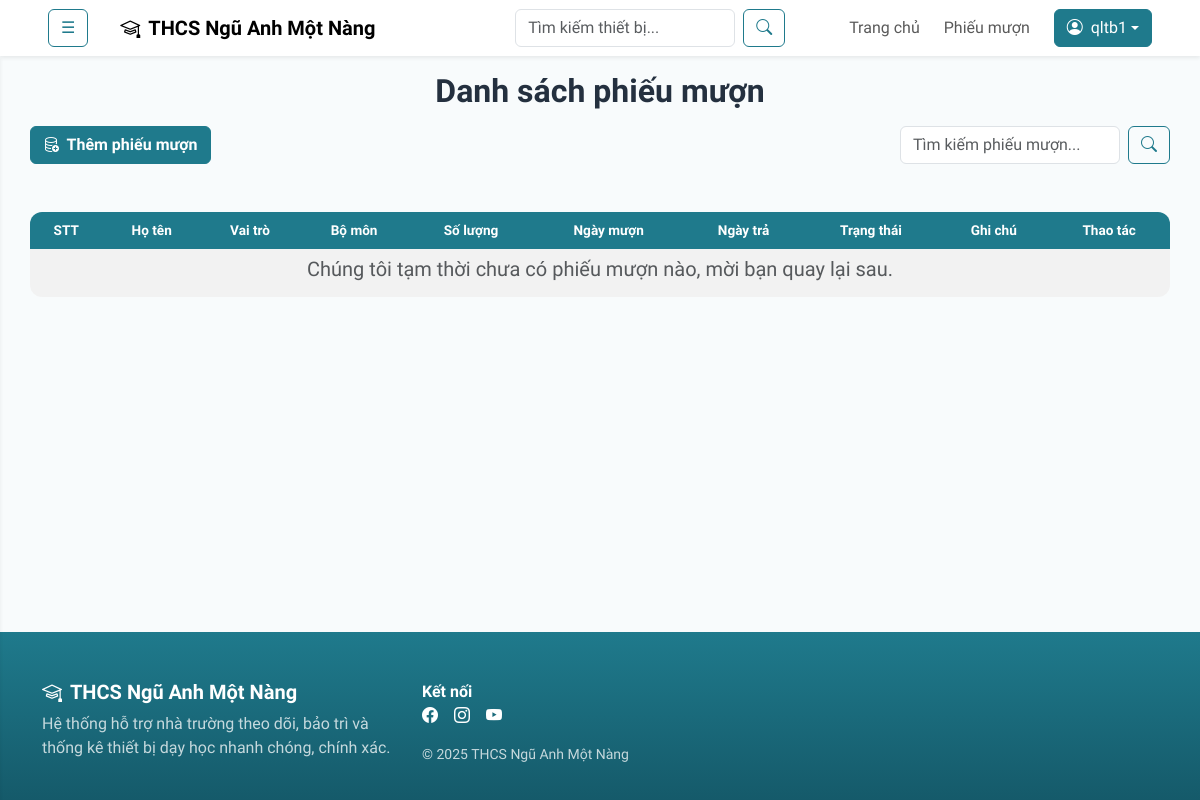
The page /index.php?page=dsphieumuon (signed in) on the database as committed earlier.
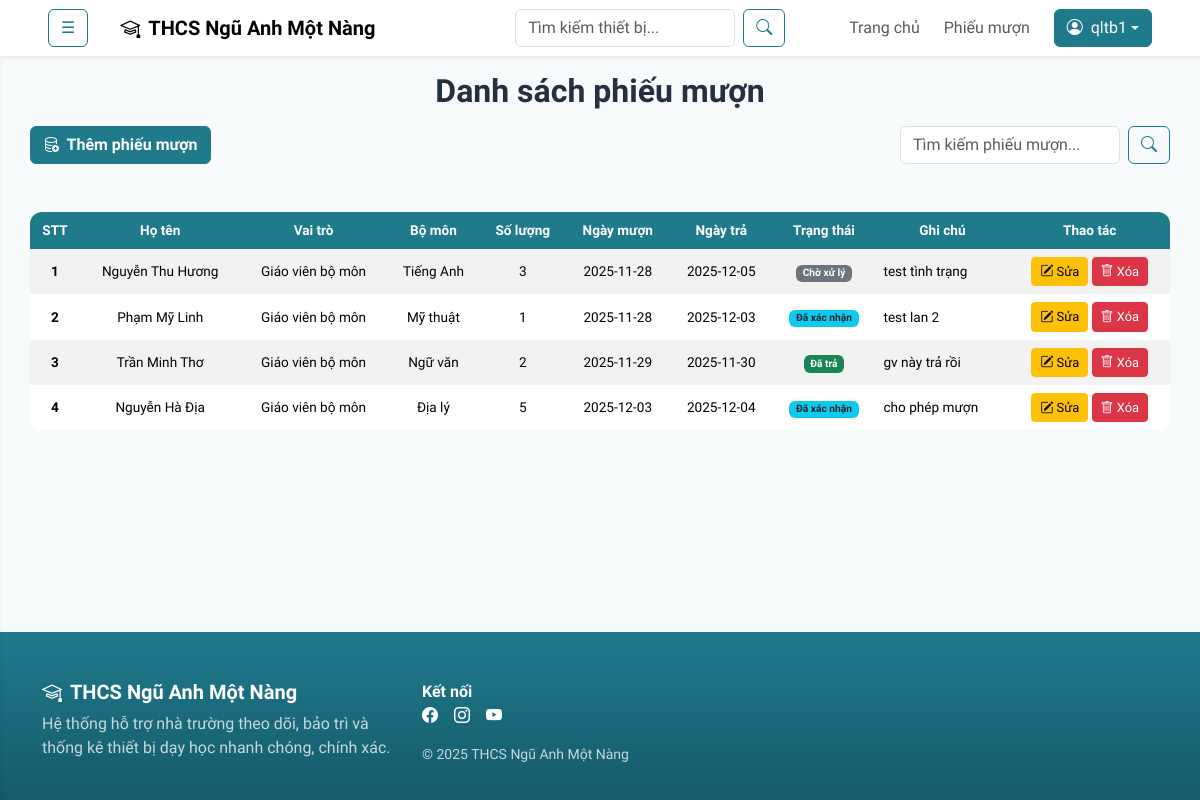
The same page on the database as committed later.
### tables this page shows
CREATE TABLE `phieumuon` (
  `maPhieuMuon` int(11) NOT NULL,
  `maNguoiDung` int(11) NOT NULL,
  `ngayMuon` date NOT NULL,
  `ngayTra` date NOT NULL,
  `trangThai` varchar(50) NOT NULL DEFAULT 'Chờ xử lý',
  `ghiChu` text DEFAULT NULL
);

CREATE TABLE `nguoidung` (
  `maNguoiDung` int(11) NOT NULL,
  `tenDangNhap` varchar(255) NOT NULL,
  `matKhau` varchar(255) NOT NULL,
  `hoTen` varchar(255) DEFAULT NULL,
  `email` varchar(255) DEFAULT NULL,
  `soDienThoai` varchar(255) DEFAULT NULL,
  `maBoMon` int(11) DEFAULT NULL,
  `maVaiTro` int(11) DEFAULT NULL
);

CREATE TABLE `vaitro` (
  `maVaiTro` int(11) NOT NULL,
  `tenVaiTro` varchar(255) DEFAULT NULL,
  `moTa` text DEFAULT NULL
);

CREATE TABLE `bomon` (
  `maBoMon` int(11) NOT NULL,
  `tenBoMon` varchar(100) NOT NULL,
  `moTa` text DEFAULT NULL
);

### App/Models/mPhieuMuon.php (called while the page is built, shortened)
<?php
class modelPhieuMuon {
    public function selectAllPhieuMuon() {
        $p = new clsKetNoi();
        $truyvan = "SELECT pm.*, nd.hoTen, vt.tenVaiTro, bm.tenBoMon, COUNT(ct.maChiTietPM) AS soLuongMuon
                    FROM phieumuon pm
                    LEFT JOIN nguoidung nd ON pm.maNguoiDung = nd.maNguoiDung
                    LEFT JOIN vaitro vt ON nd.maVaiTro = vt.maVaiTro
                    LEFT JOIN bomon bm ON nd.maBoMon = bm.maBoMon
                    LEFT JOIN chitietphieumuon ct ON pm.maPhieuMuon = ct.maPhieuMuon
                    GROUP BY pm.maPhieuMuon";
        $con = $p->moketnoi();
        $kq = mysqli_query($con, $truyvan);
        return $kq;
    }
}
?>

### App/Controllers/cPhieuMuon.php (called while the page is built, shortened)
<?php
include_once('App/Models/mPhieuMuon.php');
class controlPhieuMuon {
    public function getAllPhieuMuon() {
        $p = new modelPhieuMuon();
        $kq = $p->selectAllPhieuMuon();
        if(mysqli_num_rows($kq) > 0) {
            return $kq;
        } else {
            return false;
        }
    }
}
?>

### App/Views/thietbi/qlphieumuon/dsphieumuon.php (the view, shortened to what this page needs)
<h2 class="text-center fw-semibold my-3">Danh sách phiếu mượn</h2>
<div class="d-flex mx-auto justify-content-between align-items-center" style="width: 95%">
    <a href="index.php?page=themphieumuon" class="btn btn-primary fw-semibold"><i class="bi bi-database-add me-1"></i> Thêm phiếu mượn</a>
    <form class="d-flex" action="index.php" method="get">
        <input class="form-control me-2" type="text" name="keyword" placeholder="Tìm kiếm phiếu mượn..." style="width: 220px;">
        <button class="btn btn-outline-primary" type="submit"><i class="bi bi-search"></i></button>
    </form>
</div>
<div class="d-flex justify-content-center">
    <div class="table-responsive my-5" style="width: 95%;">
        <table class="table table-striped table-hover table-borderless align-middle" style="font-size: 0.85em;">
            <thead class="text-center">
                <tr>
                    <th>STT</th>
                    <th>Họ tên</th>
                    <th>Vai trò</th>
                    <th>Bộ môn</th>
                    <th>Số lượng</th>
                    <th>Ngày mượn</th>
                    <th>Ngày trả</th>
                    <th>Trạng thái</th>
                    <th>Ghi chú</th>
                    <th>Thao tác</th>
                </tr>
            </thead>
            <tbody>
            <?php
            include_once('App/Controllers/cPhieuMuon.php');
            $p = new controlPhieuMuon();
            if(isset($_GET['keyword'])) {
                $keyword = $_GET['keyword'];
                $kq = $p->searchPhieuMuon($keyword);
            } else {
                $kq = $p->getAllPhieuMuon();
            }
            if ($kq && $kq->num_rows > 0) {
                $dem = 0;
                while ($r = $kq->fetch_assoc()) {
                    $dem++;
                    echo '<tr>';
                        echo '<td class="text-center"><strong>' . $dem . '</strong></td>';
                        echo '<td class="text-center">' . $r['hoTen'] . '</td>';
                        echo '<td class="text-center">' . $r['tenVaiTro'] . '</td>';
                        echo '<td class="text-center">' . $r['tenBoMon'] . '</td>';
                        echo '<td class="text-center">' . $r['soLuongMuon'] . '</td>';
                        echo '<td class="text-center">' . $r['ngayMuon'] . '</td>';
                        echo '<td class="text-center">' . $r['ngayTra'] . '</td>';
                        echo '<td class="text-center">';
                            switch ($r['trangThai']) {
                                case "Chờ xử lý": echo '<span class="badge bg-secondary">' . $r['trangThai'] . '</span>'; break;
                                case "Đã xác nhận": echo '<span class="badge bg-info text-dark">' . $r['trangThai'] . '</span>'; break;
                                case "Đã trả": echo '<span class="badge bg-success">' . $r['trangThai'] . '</span>'; break;
                            }
                        echo '</td>';
                        echo '<td>' . $r['ghiChu'] . '</td>';
                        echo '<td class="text-center">';
                            echo '<a href="index.php?page=suaphieumuon&maPhieuMuon=' . $r['maPhieuMuon'] . '" class="btn btn-sm btn-warning" style="font-size: 0.95em;"><i class="bi bi-pencil-square"></i> Sửa</a>&nbsp;';
                            echo '<a href="index.php?page=xoaphieumuon&action=delete&maPhieuMuon=' . $r['maPhieuMuon'] . '" class="btn btn-sm btn-danger" style="font-size: 0.95em;" onclick="return confirm(\'Bạn có chắc muốn xóa phiếu mượn này không?\')"><i class="bi bi-trash"></i> Xóa</a>';
                        echo '</td>';
                    echo '</tr>';
                }
            } else {
                echo '<tr><td colspan="10"><h5 class="text-center text-muted">Chúng tôi tạm thời chưa có phiếu mượn nào, mời bạn quay lại sau.</h5></td></tr>';
            }
            ?>
            </tbody>
        </table>
    </div>
</div>

Rows that differ between the two databases and show on the page:
added phieumuon: maNguoiDung.hoTen "Nguyễn Thu Hương", vaitro.tenVaiTro "Giáo viên bộ môn", bomon.tenBoMon "Tiếng Anh", soLuongMuon "3", ngayMuon "2025-11-28", ngayTra "2025-12-05", trangThai "Chờ xử lý", ghiChu "test tình trạng"
added phieumuon: maNguoiDung.hoTen "Phạm Mỹ Linh", vaitro.tenVaiTro "Giáo viên bộ môn", bomon.tenBoMon "Mỹ thuật", soLuongMuon "1", ngayMuon "2025-11-28", ngayTra "2025-12-03", trangThai "Đã xác nhận", ghiChu "test lan 2"
added phieumuon: maNguoiDung.hoTen "Trần Minh Thơ", vaitro.tenVaiTro "Giáo viên bộ môn", bomon.tenBoMon "Ngữ văn", soLuongMuon "2", ngayMuon "2025-11-29", ngayTra "2025-11-30", trangThai "Đã trả", ghiChu "gv này trả rồi"
added phieumuon: maNguoiDung.hoTen "Nguyễn Hà Địa", vaitro.tenVaiTro "Giáo viên bộ môn", bomon.tenBoMon "Địa lý", soLuongMuon "5", ngayMuon "2025-12-03", ngayTra "2025-12-04", trangThai "Đã xác nhận", ghiChu "cho phép mượn"
Other text that changed with them:
text no longer shown: "Chúng tôi tạm thời chưa có phiếu mượn nào, mời bạn quay lại sau."
